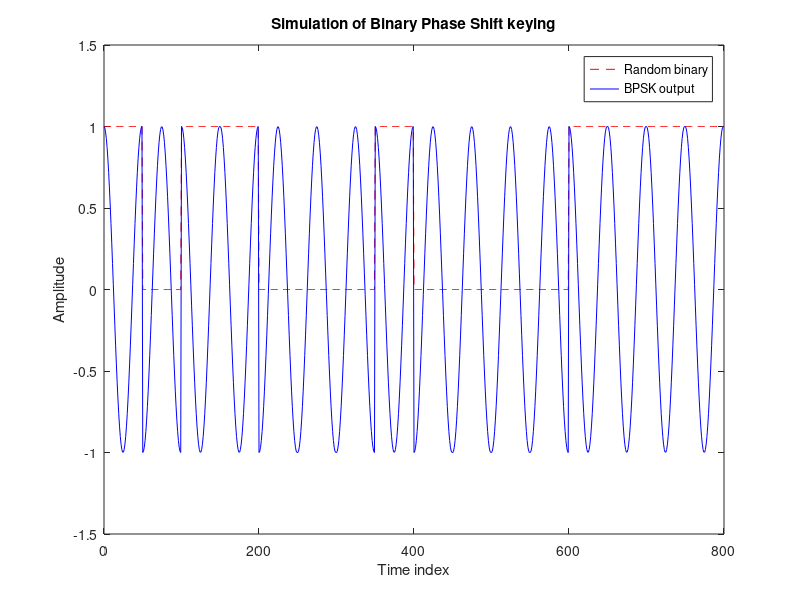

MATLAB code to generate this figure: (Note: this script raises an error after producing the figure.)
% Script to generate Binary PSK
clear all;
close all;
clc;
fc=1000;                        % Frequency for "0" bits
t=linspace(0,1/1000,50);

e0=cos(2*pi*fc*t);              % BPSK output for "1"
e1=-cos(2*pi*fc*t);             % BPSK output for "0"

b=mod(randperm(16),2);
bnot=1-b;
n=['The binary data is   ',num2str(b)];
bpsk1=[ ];bpsk2=[ ];bin=[ ];

for i=1:length(b)
    bpsk1=[bpsk1,b(i)*e0];
    bpsk2=[bpsk2,bnot(i)*e1];
    bin=[bin,b(i)*ones(1,50)];
end;

bpskout=bpsk1+bpsk2;
tm=[0:length(bpsk1)-1];

plot(tm,bin,'r--');
axis([0 length(bin) 0 1.5]);
hold on;

plot(tm,bpskout,'b');
axis([0 length(tm) -1.5 1.5]);
hold off;

xlabel('Time index');
ylabel('Amplitude');

legend('Random binary','BPSK output');
title('Simulation of Binary Phase Shift keying');
gtext(n);
